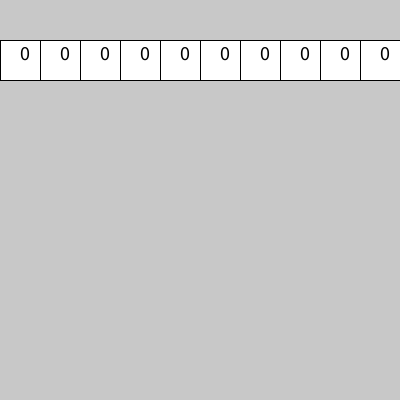
Frame 1 (no input)
Frame 60 (the mouse pressed at the canvas centre just before this capture): identical to frame 1, image omitted
Frame 120 (the mouse held since frame 60 and released just before this capture): identical to frame 1, image omitted

The Processing sketch that drew this single still picture (run headless with seeded random() and noise(); from frame 60 on, the mouse is pressed at the canvas centre):

// Processing sketch: contador_click
// ── contador_click.pde
int cant = 10;
int [] miContador = new int [cant];
int tam;

void setup(){
  size(400,400);
  tam = width/cant;
  textSize(20);
}

void draw(){
  background(200);
  for(int i=0; i< cant; i++){
    fill(255);
    rect(i*tam, tam, tam, tam);
    fill(0);
    text(miContador[i], i*tam + tam/2, tam + tam/2);
  }
}

void mouseClicked() {
  for (int i=0; i<cant; i++) {
    if (mouseX > i*tam && mouseX < i*tam + tam && mouseY > tam && mouseY < tam+tam) {
      miContador[i]++;
    }
  }
}
